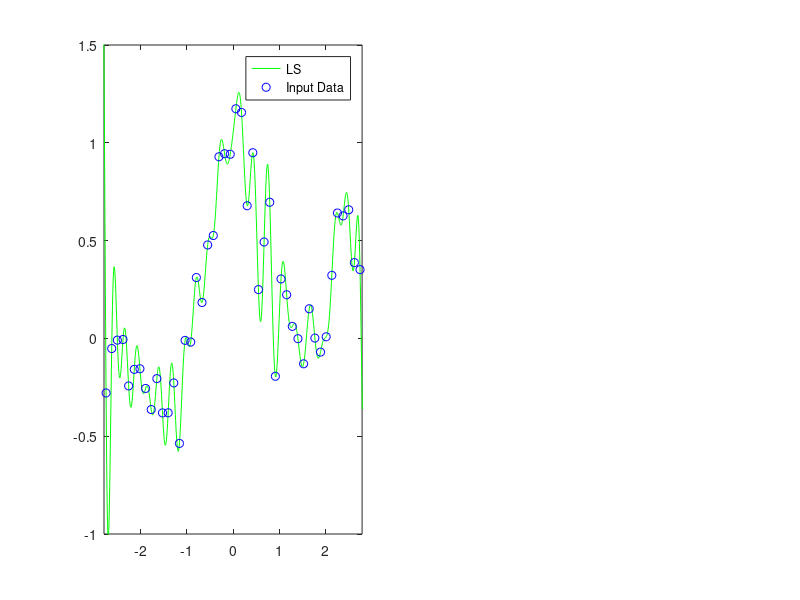

MATLAB code for this plot: (Note: this script raises an error after producing the figure.)
% init
rand('state', 0);
randn('state', 0);

% constant
n = 50; N = 1000;
x = linspace(-3, 3, n)';
X = linspace(-3, 3, N)';
pix = pi * x;
y = sin(pix) ./ (pix) + 0.1 * x + 0.2 * randn(n, 1);

% kernel function
x2 = x .^ 2;
X2 = X .^ 2;
hh = 2 * 0.3 ^ 2;
l = 0.1;
k = exp(-(repmat(x2, 1, n) + repmat(x2', n, 1) - 2 * x * x') / hh);
K = exp(-(repmat(X2, 1, n) + repmat(x2', N, 1) - 2 * X * x') / hh);

% solve
t1 = k \ y;
F1 = K * t1;
t2 = (k ^ 2 + l * eye(n)) \ (k * y);
F2 = K * t2;

% plot
figure('Name', 'example 4-2'); clf; hold on;

% plot figure 1
subplot(1, 2, 1);
plot(X, F1, 'g-', x, y, 'bo');
legend('LS', 'Input Data');
axis([-2.8 2.8 -1 1.5]);
setFigure(gca, 'LS');

% plot figure 2
subplot(1, 2, 2);
plot(X, F2, 'r-', x, y, 'bo');
legend('L2-Constrained LS', 'Input Data');
axis([-2.8 2.8 -1 1.5]);
setFigure(gca, 'L2-Constrained LS');

% save figure
saveas(gcf, 'eg4_2', 'png');